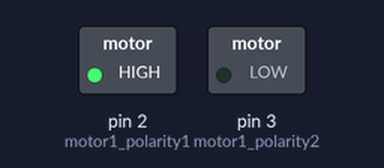
A program run on a simulated Arduino Uno, built with avr-gcc and run on an emulated ATmega328P. Parts: switched loads named in the program (green lamp = pin HIGH).

Above: at 0.1 s.
Timing chart, 0 to 1.6 s (numbered marks = the images above):
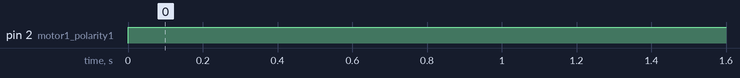

Measured:
- by itself, pin 2 (motor1_polarity1): LOW → HIGH at 0.00 s

The program:

main.cpp
```cpp
#include <Arduino.h>
/*
DOnt connect tx, rx  of bluetooth while uploading code in Arduino
Rudder not needed, using the 2 fans will try to change direction.
It should go front and come back aswell?

https://lastminuteengineers.com/l298n-dc-stepper-driver-arduino-tutorial/

NOTE: If powering the shield separately (a MUST ) make sure to use the jumper cautiously.
pls study the images attached
*/
// define pins
// int motor_speed_pin= 5; INA to control speed of M1, must be PWM. wont need will give it Full speed always.

int motor1_polarity1= 2;
int motor1_polarity2= 3;

char command;

void setup() {
pinMode(motor1_polarity1,OUTPUT);
pinMode(motor1_polarity2,OUTPUT);
Serial.begin(9600);
}

void loop() {

// run motor1===============
digitalWrite(motor1_polarity1, HIGH);
digitalWrite(motor1_polarity2, LOW);
// delay(5000);
// //stop motor 1
// digitalWrite(motor1_polarity1, LOW);
// digitalWrite(motor1_polarity2, LOW);

}
```
